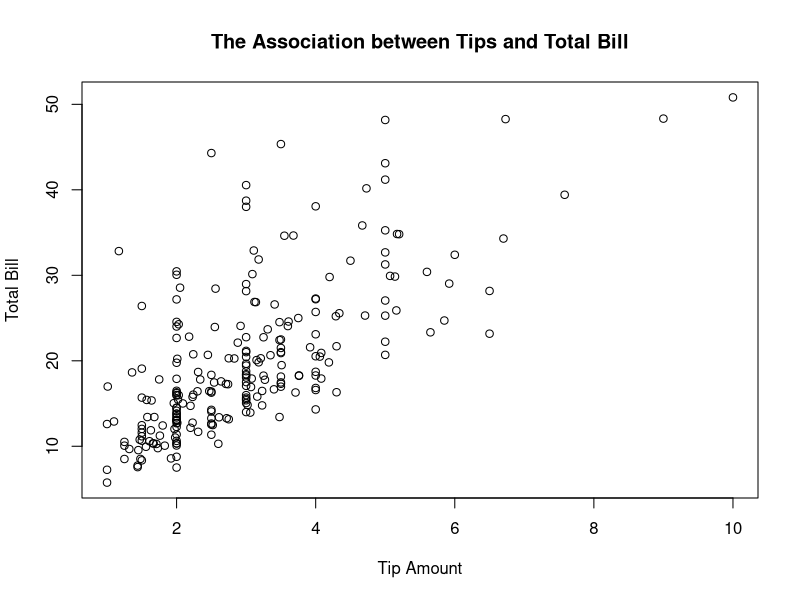
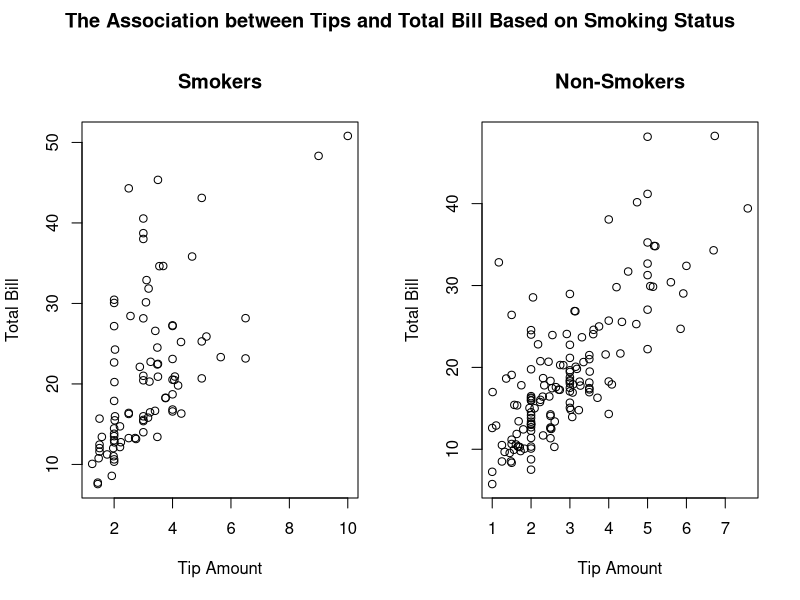
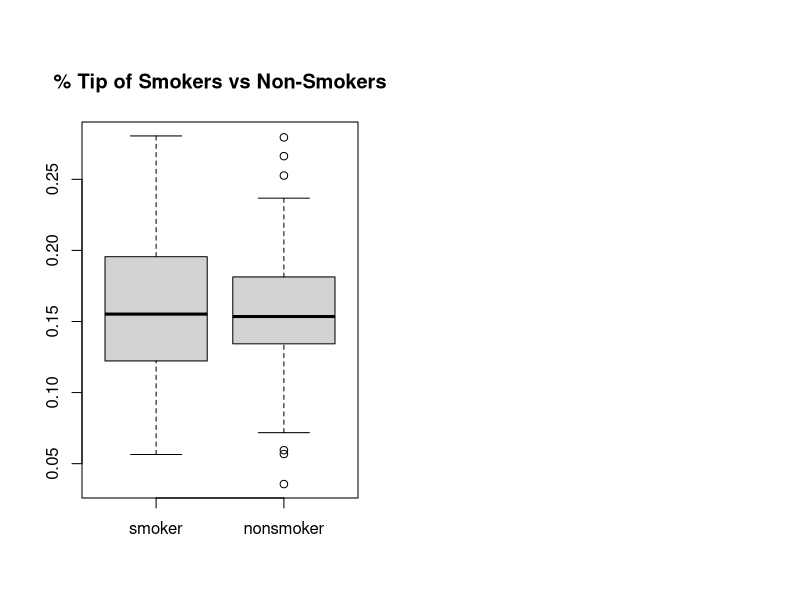
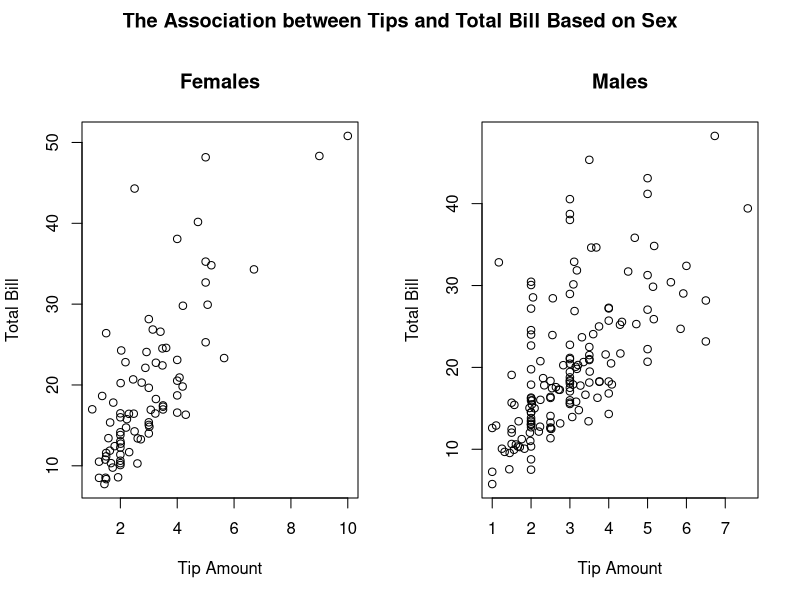
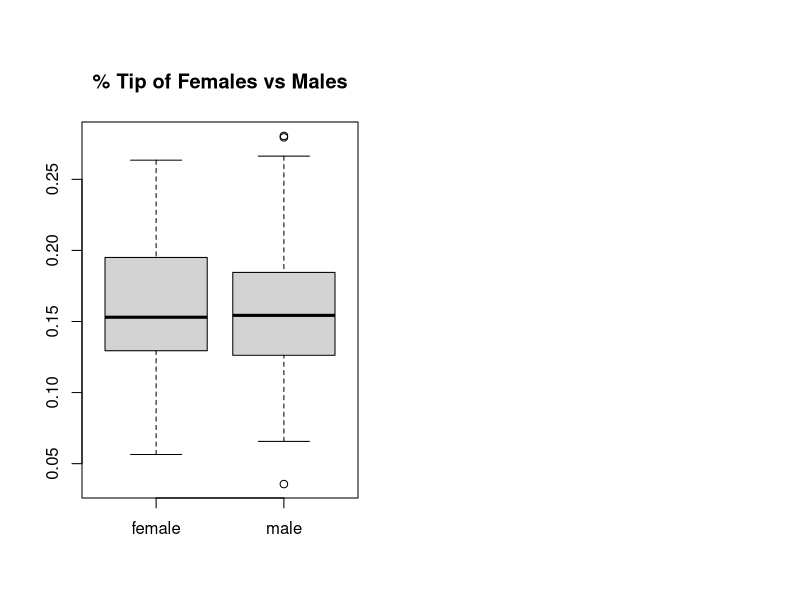
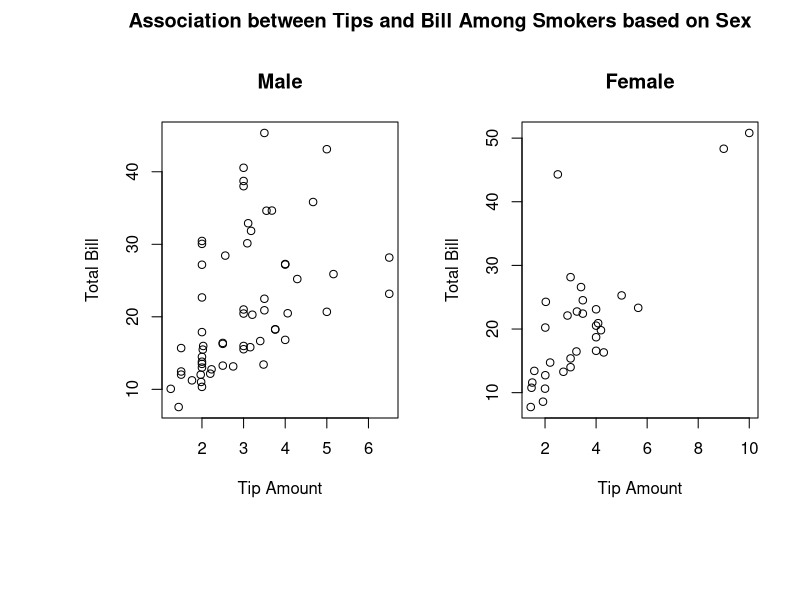
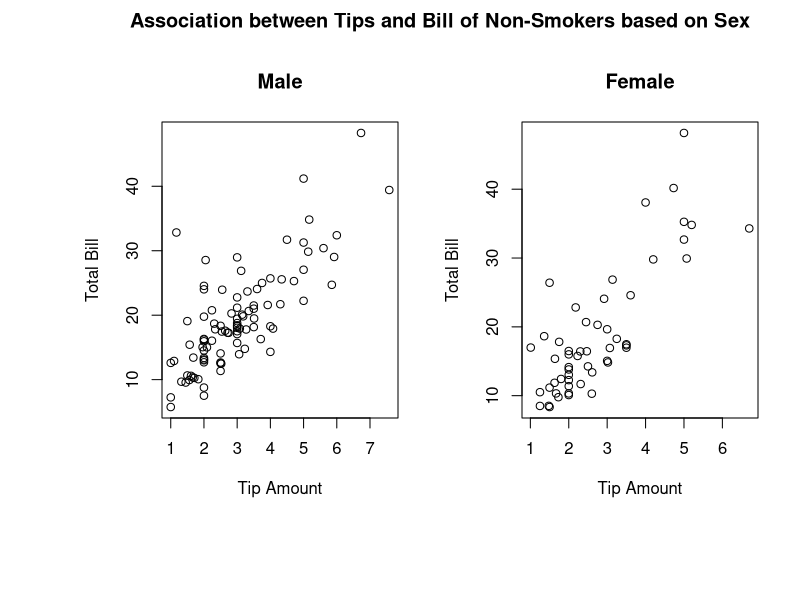
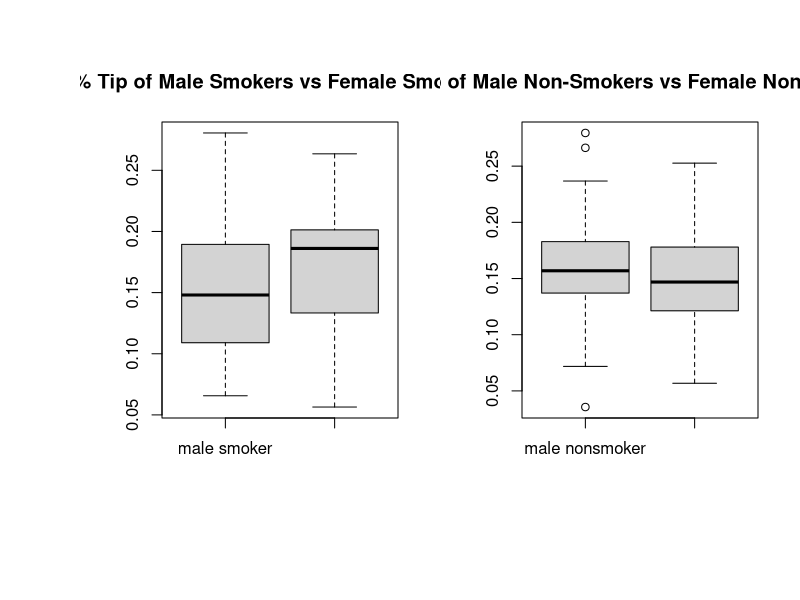

These charts were generated, in order, by the following R code:
## ---- chunk 1
knitr::opts_chunk$set(echo = TRUE)
#require("dplyr")
tips_df = read.csv("./Data/tips.csv")

attach(tips_df)
## ---- chunk 2
outliers <- boxplot(tips_df$TIP/tips_df$TOTBILL, plot=FALSE)$out
tips_df <- tips_df[-which((tips_df$TIP/tips_df$TOTBILL) %in% outliers),]
plot(tips_df$TIP,tips_df$TOTBILL, xlab = "Tip Amount", ylab = "Total Bill", main = "The Association between Tips and Total Bill")


## ---- chunk 3
smoker = tips_df[SMOKER==1,]
n_smoker =  tips_df[SMOKER==0,]
female = tips_df[SEX==1,]
male = tips_df[SEX==0,]

par(mfrow=c(1,2), oma=c(0,0,2,0))
smoker_plot = plot(smoker$TIP, smoker$TOTBILL, xlab = "Tip Amount", ylab = "Total Bill", main= "Smokers")
n_smoker_plot = plot(n_smoker$TIP, n_smoker$TOTBILL, xlab = "Tip Amount", ylab = "Total Bill", main= "Non-Smokers")
title("The Association between Tips and Total Bill Based on Smoking Status",outer = TRUE)
## ---- chunk 4
boxplot((smoker$TIP/smoker$TOTBILL),(n_smoker$TIP/n_smoker$TOTBILL),
        names=c("smoker","nonsmoker"),main= "% Tip of Smokers vs Non-Smokers") 
## ---- chunk 5

par(mfrow=c(1,2), oma=c(0,0,2,0))
female_plot = plot(female$TIP, female$TOTBILL, xlab = "Tip Amount", ylab = "Total Bill", main= "Females")
male_plot = plot(male$TIP, male$TOTBILL, xlab = "Tip Amount", ylab = "Total Bill", main= "Males")
title("The Association between Tips and Total Bill Based on Sex",outer = TRUE)
## ---- chunk 6
boxplot((female$TIP/female$TOTBILL),(male$TIP/male$TOTBILL),
        names=c("female",'male'), main= "% Tip of Females vs Males") 
## ---- chunk 7
m_smoker = tips_df[SEX==0 & SMOKER==1,]
f_smoker = tips_df[SEX==1 & SMOKER==1,]
m_nsmoker = tips_df[SEX==0 & SMOKER==0,]
f_nsmoker = tips_df[SEX==1 & SMOKER==0,]

par(mfrow=c(1,2), oma = c(4,4,2,0))
plot(m_smoker$TIP, m_smoker$TOTBILL, xlab = "Tip Amount", ylab = "Total Bill", main = "Male")
plot(f_smoker$TIP, f_smoker$TOTBILL, xlab = "Tip Amount", ylab = "Total Bill", main = "Female")
title("Association between Tips and Bill Among Smokers based on Sex",outer = TRUE)

par(mfrow=c(1,2), oma = c(4,4,2,0))
plot(m_nsmoker$TIP, m_nsmoker$TOTBILL, xlab = "Tip Amount", ylab = "Total Bill", main = "Male")
plot(f_nsmoker$TIP, f_nsmoker$TOTBILL, xlab = "Tip Amount", ylab = "Total Bill", main = "Female")
title("Association between Tips and Bill of Non-Smokers based on Sex",outer = TRUE)
## ---- chunk 8
boxplot((m_smoker$TIP/m_smoker$TOTBILL),(f_smoker$TIP/f_smoker$TOTBILL),
        names=c("male smoker","female smoker"), main= "% Tip of Male Smokers vs Female Smokers") 
boxplot((m_nsmoker$TIP/m_nsmoker$TOTBILL), (f_nsmoker$TIP/f_nsmoker$TOTBILL), 
        names=c("male nonsmoker","female nonsmoker"),main= "% Tip of Male Non-Smokers vs Female Non-Smokers") 

## ---- chunk 9

tips_df= read.csv("./Data/tips.csv")
# 
attach(tips_df)
tips_df = tips_df[, c("TIP", "DAY", "TIME", "TOTBILL")]
# # 
# # 

for(i in 1:ncol(tips_df)){
  tips_df[is.na(tips_df[,i]), i] <- mean(tips_df[,i], na.rm = TRUE)
}

outliers <- boxplot((tips_df$TIP), plot=FALSE)$out
tips_df <- tips_df[-which((tips_df$TIP) %in% outliers),]
# $TOTBILL) %in% outliers),]




tipsD = tips_df[TIME == 0,]
tipsN = tips_df[TIME == 1,]

thurD = tipsD[tipsD$DAY==3,]$TIP
thurN = tipsN[tipsN$DAY==3,]$TIP
friD = tipsD[tipsD$DAY==4,]$TIP
friN = tipsN[tipsN$DAY==4,]$TIP
satD = tipsD[tipsD$DAY==5,]$TIP
satN = tipsN[tipsN$DAY==5,]$TIP
sunD = tipsD[tipsD$DAY==6,]$TIP
sunN = tipsN[tipsN$DAY==6,]$TIP

data = c(thurD,thurN,friD,friN,satD,satN,sunD,sunN)
data_count = c(length(thurD),length(thurN),length(friD),length(friN),length(satD),length(satN),length(sunD),length(sunN))

colors = c("lightblue", "darkblue", "lightblue", "darkblue",  "lightblue", "darkblue", "lightblue", "darkblue")
spacing = c(1,2,4,5,7,8,10,11)
xLabels = c("Thursday, Day","Thursday, Night", "Friday, Day", "Friday, Night", "Saturday, Day", "Saturday, Night", "Sunday, Day", 'Sunday, Night') 

tip_shifts <- boxplot(thurD,thurN,friD,friN,satD,satN,sunD,sunN, 
        col = colors, 
        at= spacing, 
        names= xLabels,
        cex.axis = .8, 
        las = 2,
        outline=FALSE, main="Best Time to be Scheduled for a Shift",
      xlab="Shift", ylab="Tip Amount")
legend("topleft", legend = c("Day Shift","Night Shift"), 
    col = c("lightblue" ,"darkblue") , bty = "n", pch=20 , pt.cex = 2, cex = .6, horiz = FALSE, inset = c(0.03, 0.01))

